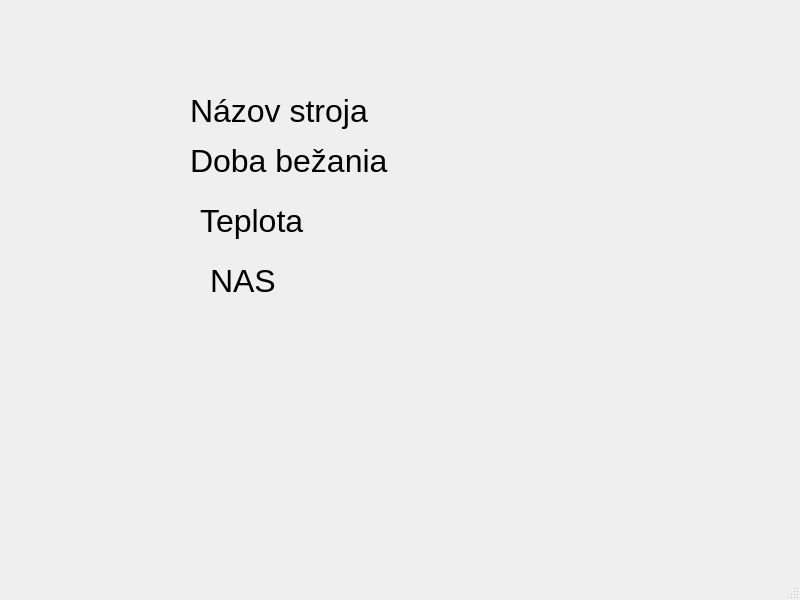
<?xml version="1.0" encoding="UTF-8"?>
<ui version="4.0">
 <class>MainWindow</class>
 <widget class="QMainWindow" name="MainWindow">
  <property name="geometry">
   <rect>
    <x>0</x>
    <y>0</y>
    <width>800</width>
    <height>600</height>
   </rect>
  </property>
  <property name="windowTitle">
   <string>MainWindow</string>
  </property>
  <widget class="QWidget" name="centralwidget">
   <widget class="QLabel" name="label_name">
    <property name="geometry">
     <rect>
      <x>190</x>
      <y>80</y>
      <width>241</width>
      <height>61</height>
     </rect>
    </property>
    <property name="font">
     <font>
      <pointsize>24</pointsize>
     </font>
    </property>
    <property name="text">
     <string>Názov stroja</string>
    </property>
   </widget>
   <widget class="QLabel" name="label_temperature">
    <property name="geometry">
     <rect>
      <x>200</x>
      <y>190</y>
      <width>241</width>
      <height>61</height>
     </rect>
    </property>
    <property name="font">
     <font>
      <pointsize>24</pointsize>
     </font>
    </property>
    <property name="text">
     <string>Teplota</string>
    </property>
   </widget>
   <widget class="QLabel" name="label_nas">
    <property name="geometry">
     <rect>
      <x>210</x>
      <y>250</y>
      <width>241</width>
      <height>61</height>
     </rect>
    </property>
    <property name="font">
     <font>
      <pointsize>24</pointsize>
     </font>
    </property>
    <property name="text">
     <string>NAS</string>
    </property>
   </widget>
   <widget class="QLabel" name="label_time">
    <property name="geometry">
     <rect>
      <x>190</x>
      <y>130</y>
      <width>241</width>
      <height>61</height>
     </rect>
    </property>
    <property name="font">
     <font>
      <pointsize>24</pointsize>
     </font>
    </property>
    <property name="text">
     <string>Doba bežania</string>
    </property>
   </widget>
  </widget>
  <widget class="QMenuBar" name="menubar">
   <property name="geometry">
    <rect>
     <x>0</x>
     <y>0</y>
     <width>800</width>
     <height>26</height>
    </rect>
   </property>
  </widget>
  <widget class="QStatusBar" name="statusbar"/>
 </widget>
 <resources/>
 <connections/>
</ui>
